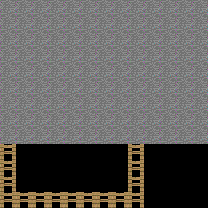

This game map was drawn from its Tiled (.tmx) file and the tilesets committed beside it. A one-line description and the trimmed map source follow:
An orthogonal 13x13 tile map with 16x16 px tiles, 6 tile layers (Ebene 2, Ebene 4, Ebene 5 , Ebene 6, ...), 7 hidden layers not drawn.

<map version="1.0" orientation="orthogonal" width="13" height="13" tilewidth="16" tileheight="16">
 <properties>
  <property name="offset" value="-1" />
 </properties>
 <tileset firstgid="1" source="MC Realms.tsx" />
 <layer name="Ebene 0" width="13" height="13" visible="0">
  <data>[169 cells, 169 non-empty, 3 distinct tile ids]</data>
 </layer>
 <layer name="Ebene 1 boden" width="13" height="13" visible="0">
  <data>[169 cells, 137 non-empty, 3 distinct tile ids]</data>
 </layer>
 <layer name="Ebene 2" width="13" height="13">
  <data>[169 cells, 53 non-empty, 3 distinct tile ids]</data>
 </layer>
 <layer name="Ebene 3" width="13" height="13" visible="0">
  <data>[169 cells, 34 non-empty, 3 distinct tile ids]</data>
 </layer>
 <layer name="Ebene 4" width="13" height="13">
  <data>[169 cells, 55 non-empty, 3 distinct tile ids]</data>
 </layer>
 <layer name="Ebene 5 " width="13" height="13">
  <data>[169 cells, 36 non-empty, 2 distinct tile ids]</data>
 </layer>
 <layer name="Ebene 6" width="13" height="13">
  <data>[169 cells, 36 non-empty, 2 distinct tile ids]</data>
 </layer>
 <layer name="Ebene 7" width="13" height="13">
  <data>[169 cells, 28 non-empty, 2 distinct tile ids]</data>
 </layer>
 <layer name="Ebene 8" width="13" height="13">
  <data>[169 cells, 13 non-empty, 1 distinct tile ids]</data>
 </layer>
 <layer name="Ebene 9" width="13" height="13" visible="0">
  <data>[169 cells, 0 non-empty, 0 distinct tile ids]</data>
 </layer>
 <layer name="Ebene10" width="13" height="13" visible="0">
  <data>[169 cells, 0 non-empty, 0 distinct tile ids]</data>
 </layer>
 <layer name="Ebene11" width="13" height="13" visible="0">
  <data>[169 cells, 0 non-empty, 0 distinct tile ids]</data>
 </layer>
 <layer name="Ebene12" width="13" height="13" visible="0">
  <data>[169 cells, 0 non-empty, 0 distinct tile ids]</data>
 </layer>
</map>
